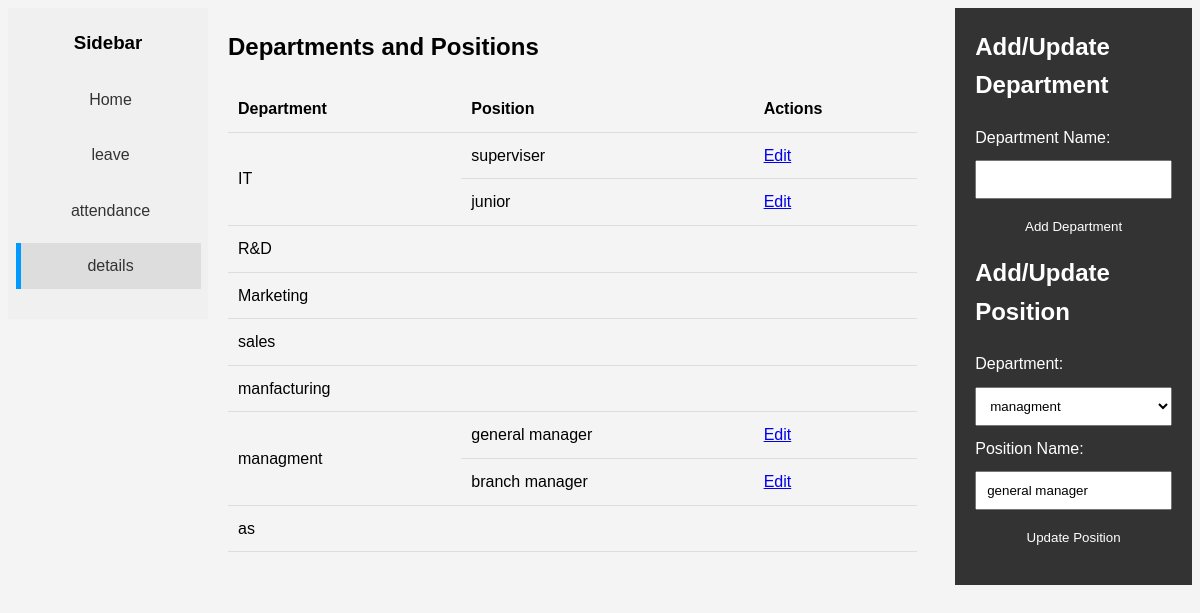
Page /department_and_position.php?editPosition=3 on the committed database.
### tables this page shows
CREATE TABLE `position` (
  `positionID` int(11) NOT NULL,
  `departmentID` int(11) NOT NULL,
  `positionname` varchar(25) NOT NULL
);

CREATE TABLE `department` (
  `departmentID` int(11) NOT NULL,
  `departmentname` varchar(25) NOT NULL
);

### department_and_position.php (the view, shortened to what this page needs)
<?php
require_once '/xampp/htdocs/student/employee-managment-system/serversidescripts/connection.php';
function getDepartments() {
    global $conn;
    $sql = "SELECT * FROM department";
    $result = $conn->query($sql);
    return $result;
}
function getPositionsByDepartment($departmentID) {
    global $conn;
    $sql = "SELECT * FROM position WHERE departmentID = ?";
    $stmt = $conn->prepare($sql);
    $stmt->bind_param('i', $departmentID);
    $stmt->execute();
    $result = $stmt->get_result();
    return $result;
}
$departments = getDepartments();
?>
<!DOCTYPE html>
<html lang="en">
<head>
</head>
<body>
  <div class="sidebar">
    <h3>Sidebar</h3>
    <a  href="employeedashboard.php">Home</a>
    <a href="employeeleave.php">leave</a>
    <a href="employeeattendance.php">attendance</a>
    <a class="active"href="employee.php">details</a>
  </div>
    <div class="container">
        <div class="main-content">
            <h2>Departments and Positions</h2>
            <table>
                <thead>
                    <tr>
                        <th>Department</th>
                        <th>Position</th>
                        <th>Actions</th>
                    </tr>
                </thead>
                <tbody>
                    <?php while ($department = $departments->fetch_assoc()): ?>
                        <?php
                        $positions = getPositionsByDepartment($department['departmentID']);
                        $firstPosition = true;
                        while ($position = $positions->fetch_assoc()):
                        ?>
                            <tr>
                                <?php if ($firstPosition): ?>
                                    <td rowspan="<?php echo $positions->num_rows; ?>"><?php echo $department['departmentname']; ?></td>
                                    <?php $firstPosition = false; ?>
                                <?php endif; ?>
                                <td><?php echo $position['positionname']; ?></td>
                                <td><a href="?editPosition=<?php echo $position['positionID']; ?>">Edit</a></td>
                            </tr>
                        <?php endwhile; ?>
                        <?php if ($firstPosition): ?>
                            <tr>
                                <td><?php echo $department['departmentname']; ?></td>
                                <td></td>
                                <td></td>
                            </tr>
                        <?php endif; ?>
                    <?php endwhile; ?>
                </tbody>
            </table>
                        </div><div>
            <?php
            if (isset($_GET['editPosition'])) {
                $positionID = $_GET['editPosition'];
                $sql = "SELECT positionname, departmentID FROM position WHERE positionID = ?";
                $stmt = $conn->prepare($sql);
                $stmt->bind_param('i', $positionID);
                $stmt->execute();
                $result = $stmt->get_result();
                if ($result->num_rows > 0) {
                    $row = $result->fetch_assoc();
                    $positionName = $row['positionname'];
                    $positionDepartmentID = $row['departmentID'];
                } else {
                    header('Location: ' . $_SERVER['PHP_SELF']);
                    exit;
                }
            }
            ?>
        </div>
        <div class="form-container">
            <h2>Add/Update Department</h2>
            <form action="" method="post">
                <label for="departmentName">Department Name:</label>
                <input type="text" name="departmentName" id="departmentName" value="<?php echo isset($departmentName) ? htmlspecialchars($departmentName) : ''; ?>" required>
                <input type="submit" name="submitDepartment" value="<?php echo isset($departmentID) ? 'Update' : 'Add'; ?> Department">
            </form>
            <h2>Add/Update Position</h2>
            <form action="" method="post">
                <label for="departmentID">Department:</label>
                <select name="departmentID" id="positionDepartmentID" required>
                    <?php
                    $departments->data_seek(0);
                    while ($department = $departments->fetch_assoc()):
                    ?>
                        <option value="<?php echo htmlspecialchars($department['departmentID']); ?>"<?php echo isset($positionDepartmentID) && ($positionDepartmentID ==$department['departmentID']) ? ' selected' : ''; ?>><?php echo htmlspecialchars($department['departmentname']); ?></option>
                    <?php endwhile; ?>
                </select>
                <label for="positionName">Position Name:</label>
                <input type="text" name="positionName" id="positionName" value="<?php echo isset($positionName) ? htmlspecialchars($positionName) : ''; ?>" required>
                <input type="submit" name="submitPosition" value="<?php echo isset($positionID) ? 'Update' : 'Add'; ?> Position">
            </form>
        </div>
        <div class="clearfix"></div>
    </div>
</body>
</html>

### department_and_position.php (style rules this page uses)
body { font-family: Arial, sans-serif; line-height: 1.6; background-color: #f4f4f4; }
.sidebar { float: left; width: 200px; height: 100%; background-color: #f0f0f0; padding: 20px; box-sizing: border-box; display: flex; flex-direction: column; justify-content: flex-start; align-items: center; }
.container { float: left; width: calc(100% - 200px); overflow: hidden; }
.sidebar h3 { margin-top: 0; }
.sidebar a { display: block; margin-bottom: 10px; padding: 10px; width: 100%; text-align: center; text-decoration: none; color: #333; border-left: 5px solid transparent; }
.sidebar a.active, .sidebar a:hover { background-color: #ddd; border-left-color: #09f; }
.form-container { float: right; width: 20%; background-color: #333; color: #fff; padding: 20px; }
.main-content { float: left; width: 70%; padding: 20px; }
.clearfix::after { content: ""; display: table; clear: both; }
h2 { margin-top: 0; }
label, input[type="text"], select, input[type="submit"] { display: block; margin-bottom: 10px; }
input[type="text"], select, input[type="submit"] { width: 100%; padding: 10px; box-sizing: border-box; }
input[type="submit"] { background-color: #333; color: #fff; border: none; cursor:pointer }
table { width:100%; border-collapse:collapse }
th, td { padding:10px;text-align:left;border-bottom:1px solid #ddd }

### rows in the picture
position: departmentID.departmentname "IT", positionname "superviser"
position: positionname "junior"
department: departmentname "R&D"
department: departmentname "Marketing"
department: departmentname "sales"
department: departmentname "manfacturing"
position: departmentID.departmentname "managment", positionname "general manager", departmentID "managment", positionName "general manager"
position: positionname "branch manager"
department: departmentname "as"
